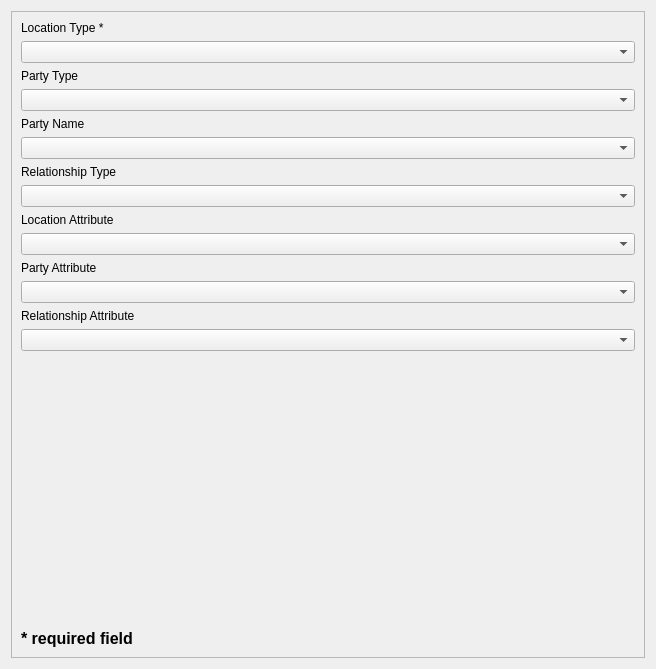
<?xml version="1.0" encoding="UTF-8"?>
<ui version="4.0">
 <class>projectCreation01</class>
 <widget class="QWidget" name="projectCreation01">
  <property name="geometry">
   <rect>
    <x>0</x>
    <y>0</y>
    <width>656</width>
    <height>669</height>
   </rect>
  </property>
  <property name="sizePolicy">
   <sizepolicy hsizetype="MinimumExpanding" vsizetype="MinimumExpanding">
    <horstretch>0</horstretch>
    <verstretch>0</verstretch>
   </sizepolicy>
  </property>
  <property name="styleSheet">
   <string notr="true"/>
  </property>
  <layout class="QVBoxLayout" name="verticalLayout_2">
   <item>
    <widget class="QScrollArea" name="scrollArea">
     <property name="widgetResizable">
      <bool>true</bool>
     </property>
     <widget class="QWidget" name="scrollAreaWidgetContents_2">
      <property name="geometry">
       <rect>
        <x>0</x>
        <y>0</y>
        <width>636</width>
        <height>649</height>
       </rect>
      </property>
      <layout class="QVBoxLayout" name="verticalLayout">
       <item>
        <widget class="QLabel" name="label">
         <property name="text">
          <string>Location Type *</string>
         </property>
        </widget>
       </item>
       <item>
        <widget class="QComboBox" name="location_type_box"/>
       </item>
       <item>
        <widget class="QLabel" name="label_2">
         <property name="text">
          <string>Party Type</string>
         </property>
        </widget>
       </item>
       <item>
        <widget class="QComboBox" name="party_type_box"/>
       </item>
       <item>
        <widget class="QLabel" name="label_4">
         <property name="text">
          <string>Party Name</string>
         </property>
        </widget>
       </item>
       <item>
        <widget class="QComboBox" name="party_name_box"/>
       </item>
       <item>
        <widget class="QLabel" name="label_5">
         <property name="text">
          <string>Relationship Type</string>
         </property>
        </widget>
       </item>
       <item>
        <widget class="QComboBox" name="relationship_type_box"/>
       </item>
       <item>
        <widget class="QLabel" name="label_6">
         <property name="text">
          <string>Location Attribute </string>
         </property>
        </widget>
       </item>
       <item>
        <widget class="QComboBox" name="location_attribute_box"/>
       </item>
       <item>
        <widget class="QLabel" name="label_7">
         <property name="text">
          <string>Party Attribute</string>
         </property>
        </widget>
       </item>
       <item>
        <widget class="QComboBox" name="party_attribute_box"/>
       </item>
       <item>
        <widget class="QLabel" name="label_8">
         <property name="text">
          <string>Relationship Attribute</string>
         </property>
        </widget>
       </item>
       <item>
        <widget class="QComboBox" name="relationship_attribute_box"/>
       </item>
       <item>
        <spacer name="verticalSpacer">
         <property name="orientation">
          <enum>Qt::Vertical</enum>
         </property>
         <property name="sizeHint" stdset="0">
          <size>
           <width>20</width>
           <height>40</height>
          </size>
         </property>
        </spacer>
       </item>
       <item>
        <widget class="QLabel" name="label_3">
         <property name="font">
          <font>
           <pointsize>12</pointsize>
           <weight>75</weight>
           <bold>true</bold>
          </font>
         </property>
         <property name="text">
          <string>* required field</string>
         </property>
        </widget>
       </item>
      </layout>
     </widget>
    </widget>
   </item>
  </layout>
 </widget>
 <resources/>
 <connections/>
</ui>
